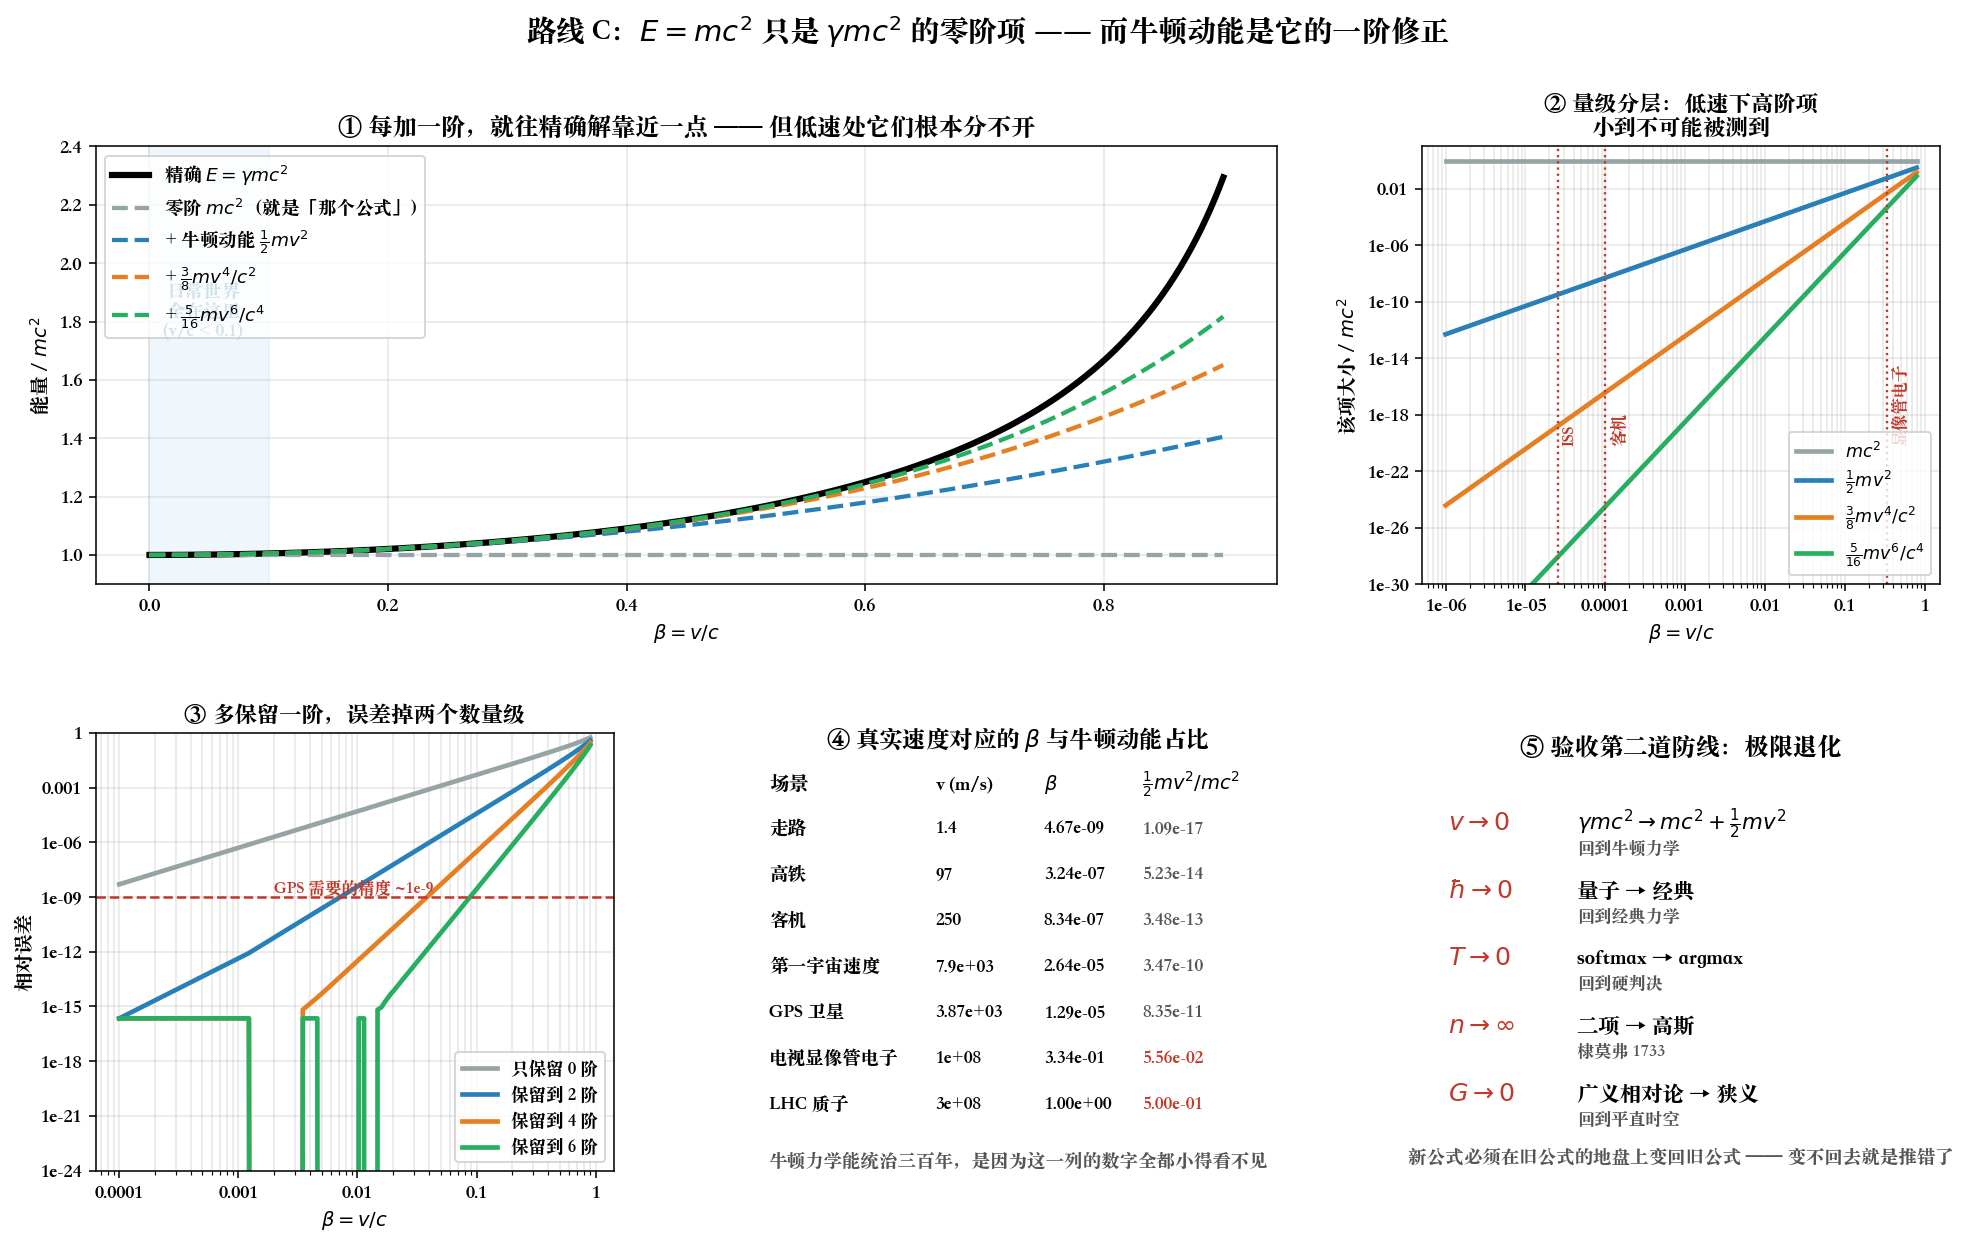

Python code for this plot:
"""emc2_energy_series.py
================================================================================
Chapter 0.98.3 路线 C · E = mc² 只是一个级数的零阶项

真正的相对论能量是  E = γmc²。把它按 v/c 展开：

    E = mc²  +  ½mv²  +  (3/8)mv⁴/c²  +  ...
        └零阶┘  └一阶修正┘  └二阶修正┘
        静止能   牛顿动能    相对论修正

这一行揭穿三件事：
  1. E = mc² **只是完整公式的零阶项** —— 是 v=0 时的特例，不是全貌。
  2. **牛顿动能 ½mv² 自动作为下一项掉出来** —— 新理论必须在旧理论的地盘上
     退化成旧理论（对应原理，玻尔 1920）。这是验收新公式的黄金标准。
  3. 那个 (3/8)mv⁴/c² 是**可测的**：GPS 卫星钟差、水星近日点进动都来自这类修正。

推导心法（Chapter 0.98.6 第二道防线）：
    **推完一个新公式，第一件事永远是让参数退到极限，看它能不能变回旧公式。**
    变不回去 —— 你推错了。

可视化：
  ① 三条曲线随 v/c 分离：精确 γmc² vs 逐阶截断
  ② 各阶项的相对贡献（堆叠）：日常速度下高阶项完全不可见
  ③ 截断误差随保留阶数下降（对数坐标）
  ④ 真实场景：GPS 卫星 / 客机 / ISS / LHC 质子，各自在哪一阶上"分家"

运行：  python ch00_98_deriving_formulas/emc2_energy_series.py
================================================================================
"""

from pathlib import Path

import matplotlib.pyplot as plt
import numpy as np
import sympy as sp
from matplotlib.ticker import FuncFormatter

PLAIN = FuncFormatter(lambda v, _: f"{v:g}")
C = 299_792_458.0


def symbolic_series():
    m, v, c = sp.symbols('m v c', positive=True)
    E_tot = m * c ** 2 / sp.sqrt(1 - v ** 2 / c ** 2)
    ser = sp.series(E_tot, v, 0, 8).removeO()

    print("=" * 74)
    print("γmc² 的泰勒展开（SymPy）")
    print("=" * 74)
    print(f"  E = {sp.expand(ser)}")
    print("\n  逐项读法：")
    print("    mc²          静止能      ← E=mc² 就是这一项，仅此而已")
    print("    m v²/2       牛顿动能    ← 旧理论自动掉出来（对应原理）")
    print("    3 m v⁴/(8c²) 一阶相对论修正 ← 可测：GPS、水星近日点")
    print("    5 m v⁶/(16c⁴) 二阶修正")
    return ser


def main():
    symbolic_series()

    beta = np.linspace(1e-4, 0.9, 800)
    gamma = 1 / np.sqrt(1 - beta ** 2)

    # 单位取 m = c = 1，则 E = γ
    exact = gamma
    t0 = np.ones_like(beta)                                   # mc²
    t1 = t0 + beta ** 2 / 2                                   # + ½mv²
    t2 = t1 + 3 * beta ** 4 / 8                               # + 3/8 mv⁴/c²
    t3 = t2 + 5 * beta ** 6 / 16                              # + 5/16 mv⁶/c⁴

    print("\n各阶项在不同速度下的大小（单位 mc²）:")
    print(f"  {'v/c':<10}{'mc²':<12}{'½mv²':<14}{'3mv⁴/8c²':<16}{'精确 γ':<12}")
    for b in (1e-6, 1e-4, 1e-2, 0.1, 0.5):
        print(f"  {b:<10.0e}{1.0:<12.6f}{b**2/2:<14.3e}{3*b**4/8:<16.3e}"
              f"{1/np.sqrt(1-b**2):<12.8f}")

    fig = plt.figure(figsize=(17, 9.5))
    gs = fig.add_gridspec(2, 3, hspace=.34, wspace=.28)

    # ---- ① 逐阶截断 vs 精确 ------------------------------------------------
    ax = fig.add_subplot(gs[0, :2])
    ax.plot(beta, exact, lw=3.2, color="k", label=r"精确 $E=\gamma mc^2$")
    ax.plot(beta, t0, lw=2.2, ls="--", color="#95a5a6", label=r"零阶 $mc^2$（就是「那个公式」）")
    ax.plot(beta, t1, lw=2.2, ls="--", color="#2980b9", label=r"+ 牛顿动能 $\frac{1}{2}mv^2$")
    ax.plot(beta, t2, lw=2.2, ls="--", color="#e67e22", label=r"+ $\frac{3}{8}mv^4/c^2$")
    ax.plot(beta, t3, lw=2.2, ls="--", color="#27ae60", label=r"+ $\frac{5}{16}mv^6/c^4$")
    ax.axvspan(0, .1, color="#3498db", alpha=.08)
    ax.text(.045, 1.75, "日常世界\n全在这里\n(v/c < 0.1)", ha="center", fontsize=9.5,
            color="#2471a3")
    ax.set_xlabel(r"$\beta = v/c$")
    ax.set_ylabel(r"能量 / $mc^2$")
    ax.set_ylim(.9, 2.4)
    ax.set_title("① 每加一阶，就往精确解靠近一点 —— 但低速处它们根本分不开",
                 fontsize=12.5, fontweight="bold")
    ax.legend(fontsize=9.5, loc="upper left")
    ax.grid(alpha=.3)

    # ---- ② 各阶项的量级 ----------------------------------------------------
    ax = fig.add_subplot(gs[0, 2])
    bs = np.logspace(-6, -0.1, 300)
    ax.loglog(bs, np.ones_like(bs), lw=2.4, color="#95a5a6", label=r"$mc^2$")
    ax.loglog(bs, bs ** 2 / 2, lw=2.4, color="#2980b9", label=r"$\frac{1}{2}mv^2$")
    ax.loglog(bs, 3 * bs ** 4 / 8, lw=2.4, color="#e67e22", label=r"$\frac{3}{8}mv^4/c^2$")
    ax.loglog(bs, 5 * bs ** 6 / 16, lw=2.4, color="#27ae60", label=r"$\frac{5}{16}mv^6/c^4$")
    for b, name in ((3e4 / C, "客机"), (7.7e3 / C, "ISS"), (1e8 / C, "显像管电子")):
        if bs[0] < b < bs[-1]:
            ax.axvline(b, color="#c0392b", ls=":", lw=1.2)
            ax.text(b * 1.15, 1e-20, name, rotation=90, fontsize=8.5, color="#c0392b")
    ax.set_xlabel(r"$\beta = v/c$")
    ax.set_ylabel(r"该项大小 / $mc^2$")
    ax.set_ylim(1e-30, 10)
    ax.xaxis.set_major_formatter(PLAIN)
    ax.yaxis.set_major_formatter(PLAIN)
    ax.set_title("② 量级分层：低速下高阶项\n小到不可能被测到", fontsize=11.5, fontweight="bold")
    ax.legend(fontsize=9, loc="lower right")
    ax.grid(alpha=.3, which="both")

    # ---- ③ 截断误差 --------------------------------------------------------
    ax = fig.add_subplot(gs[1, 0])
    for arr, lab, col in ((t0, "只保留 0 阶", "#95a5a6"), (t1, "保留到 2 阶", "#2980b9"),
                          (t2, "保留到 4 阶", "#e67e22"), (t3, "保留到 6 阶", "#27ae60")):
        ax.loglog(beta, np.abs(arr - exact) / exact, lw=2.4, color=col, label=lab)
    ax.axhline(1e-9, color="#c0392b", ls="--", lw=1.3)
    ax.text(2e-3, 1.6e-9, "GPS 需要的精度 ~1e-9", color="#c0392b", fontsize=8.5)
    ax.set_xlabel(r"$\beta=v/c$")
    ax.set_ylabel("相对误差")
    ax.set_ylim(1e-24, 1)
    ax.xaxis.set_major_formatter(PLAIN)
    ax.yaxis.set_major_formatter(PLAIN)
    ax.set_title("③ 多保留一阶，误差掉两个数量级", fontsize=11.5, fontweight="bold")
    ax.legend(fontsize=9)
    ax.grid(alpha=.3, which="both")

    # ---- ④ 真实场景 --------------------------------------------------------
    ax = fig.add_subplot(gs[1, 1])
    ax.axis("off")
    scenes = [
        ("走路", 1.4), ("高铁", 97), ("客机", 250), ("第一宇宙速度", 7900),
        ("GPS 卫星", 3874), ("电视显像管电子", 1e8), ("LHC 质子", 0.999999991 * C),
    ]
    ax.text(.5, .97, "④ 真实速度对应的 $\\beta$ 与牛顿动能占比", ha="center",
            transform=ax.transAxes, fontsize=12, fontweight="bold")
    ax.text(.02, .87, "场景", transform=ax.transAxes, fontsize=10, fontweight="bold")
    ax.text(.34, .87, "v (m/s)", transform=ax.transAxes, fontsize=10, fontweight="bold")
    ax.text(.55, .87, r"$\beta$", transform=ax.transAxes, fontsize=10, fontweight="bold")
    ax.text(.74, .87, r"$\frac{1}{2}mv^2 / mc^2$", transform=ax.transAxes,
            fontsize=10, fontweight="bold")
    for i, (name, v) in enumerate(scenes):
        y = .77 - i * .105
        b = v / C
        ax.text(.02, y, name, transform=ax.transAxes, fontsize=9.5)
        ax.text(.34, y, f"{v:.3g}", transform=ax.transAxes, fontsize=9.5)
        ax.text(.55, y, f"{b:.2e}", transform=ax.transAxes, fontsize=9.5)
        ax.text(.74, y, f"{b**2/2:.2e}", transform=ax.transAxes, fontsize=9.5,
                color="#c0392b" if b > 1e-3 else "#555")
    ax.text(.5, .01, "牛顿力学能统治三百年，是因为这一列的数字全都小得看不见",
            ha="center", transform=ax.transAxes, fontsize=9.5, style="italic", color="#555")

    # ---- ⑤ 对应原理 --------------------------------------------------------
    ax = fig.add_subplot(gs[1, 2])
    ax.axis("off")
    ax.text(.5, .95, "⑤ 验收第二道防线：极限退化", ha="center",
            transform=ax.transAxes, fontsize=12.5, fontweight="bold")
    checks = [
        (r"$v \to 0$", r"$\gamma mc^2 \to mc^2 + \frac{1}{2}mv^2$", "回到牛顿力学"),
        (r"$\hbar \to 0$", "量子 → 经典", "回到经典力学"),
        (r"$T \to 0$", "softmax → argmax", "回到硬判决"),
        (r"$n \to \infty$", "二项 → 高斯", "棣莫弗 1733"),
        (r"$G \to 0$", "广义相对论 → 狭义", "回到平直时空"),
    ]
    for i, (lim, what, note) in enumerate(checks):
        y = .78 - i * .155
        ax.text(.05, y, lim, transform=ax.transAxes, fontsize=13, color="#c0392b")
        ax.text(.3, y, what, transform=ax.transAxes, fontsize=11)
        ax.text(.3, y - .055, note, transform=ax.transAxes, fontsize=8.8, color="#555")
    ax.text(.5, .02, "新公式必须在旧公式的地盘上变回旧公式 —— 变不回去就是推错了",
            ha="center", transform=ax.transAxes, fontsize=9.5, style="italic", color="#555")

    fig.suptitle(r"路线 C：$E=mc^2$ 只是 $\gamma mc^2$ 的零阶项 —— 而牛顿动能是它的一阶修正",
                 fontsize=15, fontweight="bold")
    out = Path(__file__).with_suffix(".png")
    fig.savefig(out, dpi=140, bbox_inches="tight")
    print(f"\n图已保存到 {out}")


if __name__ == "__main__":
    plt.rcParams["font.sans-serif"] = [
        "PingFang SC", "Heiti SC", "Songti SC",
        "Noto Sans CJK SC", "WenQuanYi Zen Hei", "Arial Unicode MS",
    ]
    plt.rcParams["axes.unicode_minus"] = False
    main()
